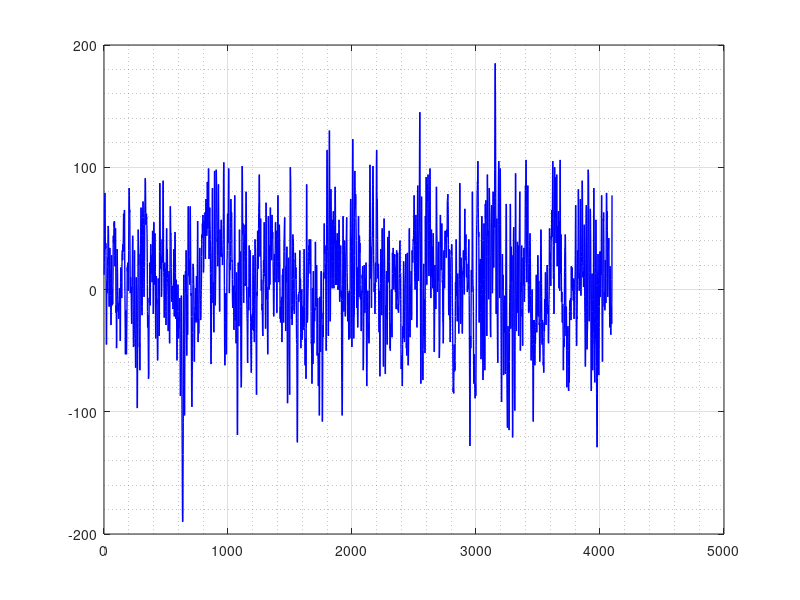
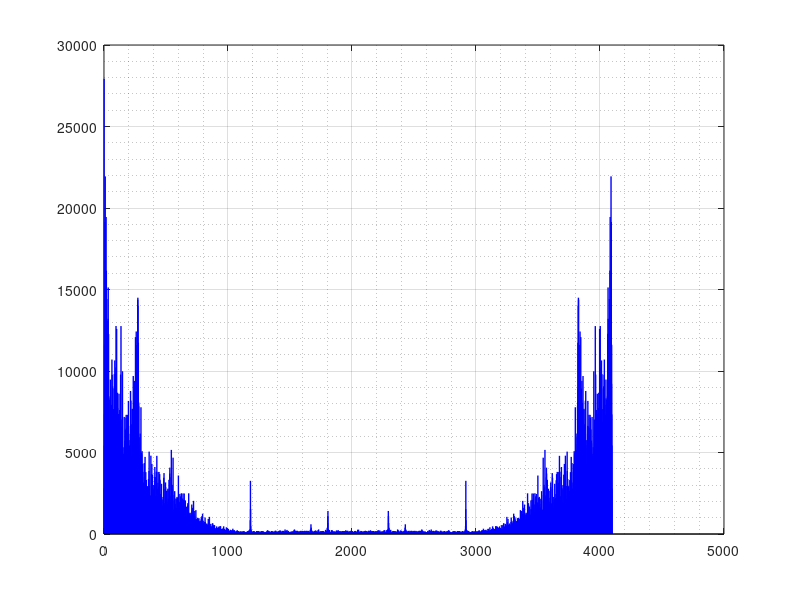
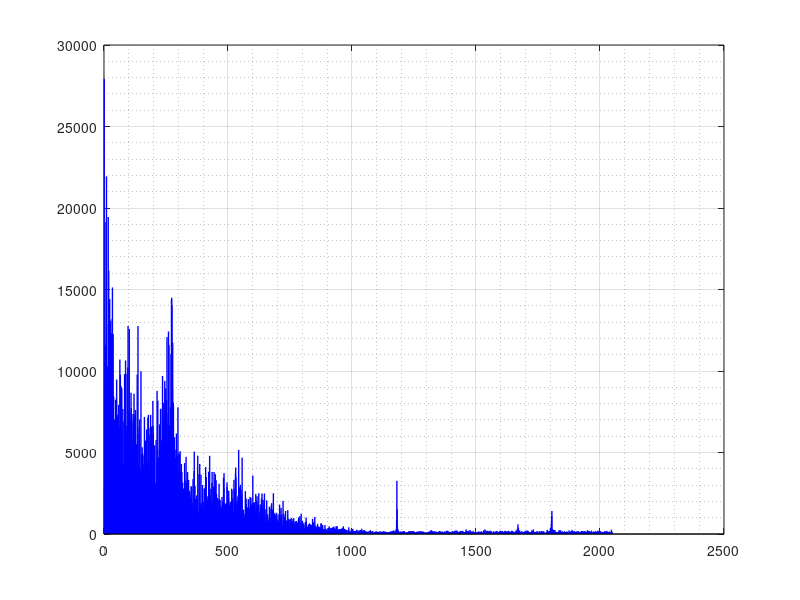
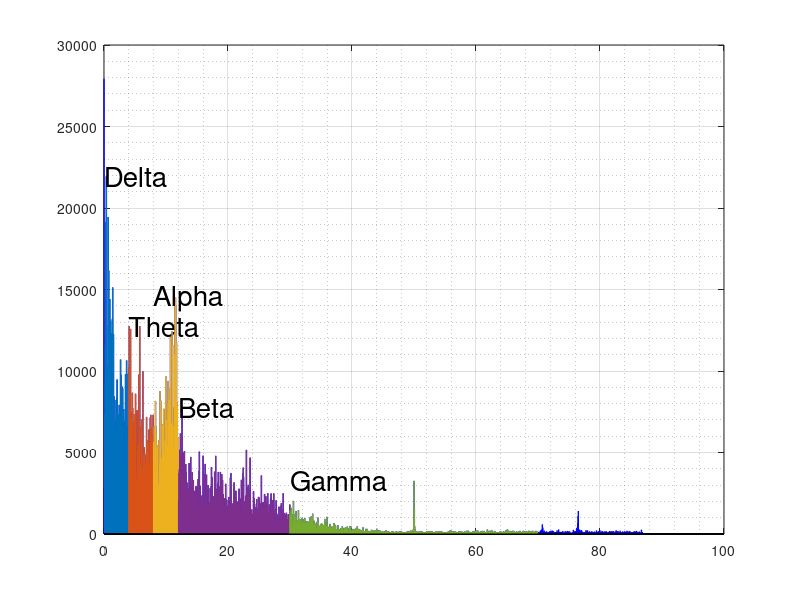

MATLAB code to generate these figures, in order:
clc
clear
close all
%% www.onlinebme.com
load('A.mat')
fs=173.61;
sig= A(:,1)';
plot(sig,'b','linewidth',1)
grid on
grid minor
%% step 1: fourier transform
N= length(sig);
fx= fft(sig,N);
figure
stem(abs(fx),'b','linewidth',1,'marker','none')
grid on
grid minor
%% step 2: select half of coeficients
fx= fx(1: round(N/2));
figure
stem(abs(fx),'b','linewidth',1,'marker','none')
grid on
grid minor
%% step 3: calculate Magnitude of coeficients
fx= abs(fx);
%% step 4: calculate frequency resolution
rf= linspace(0,fs/2,round(N/2));
figure
stem(rf,fx,'b','linewidth',1,'marker','none')
grid on
grid minor
hold on
%% step 5: determine coeficients of delta rhythms
band= [0.1,4,8,12,30;
         4,8,12,30,70];
name= {'Delta','Theta', 'Alpha','Beta','Gamma'};
for j=1:size(band,2)
    fl= band(1,j);
    fh= band(2,j);
    indx= find(rf>= fl & rf<=fh);
    stem(rf(indx),fx(indx),'linewidth',1,'marker','none')
    xpos=rf(indx(1));
    ypos= max(fx(indx));
    text(xpos,ypos,name{j},'fontsize',20)
    drawnow
end




